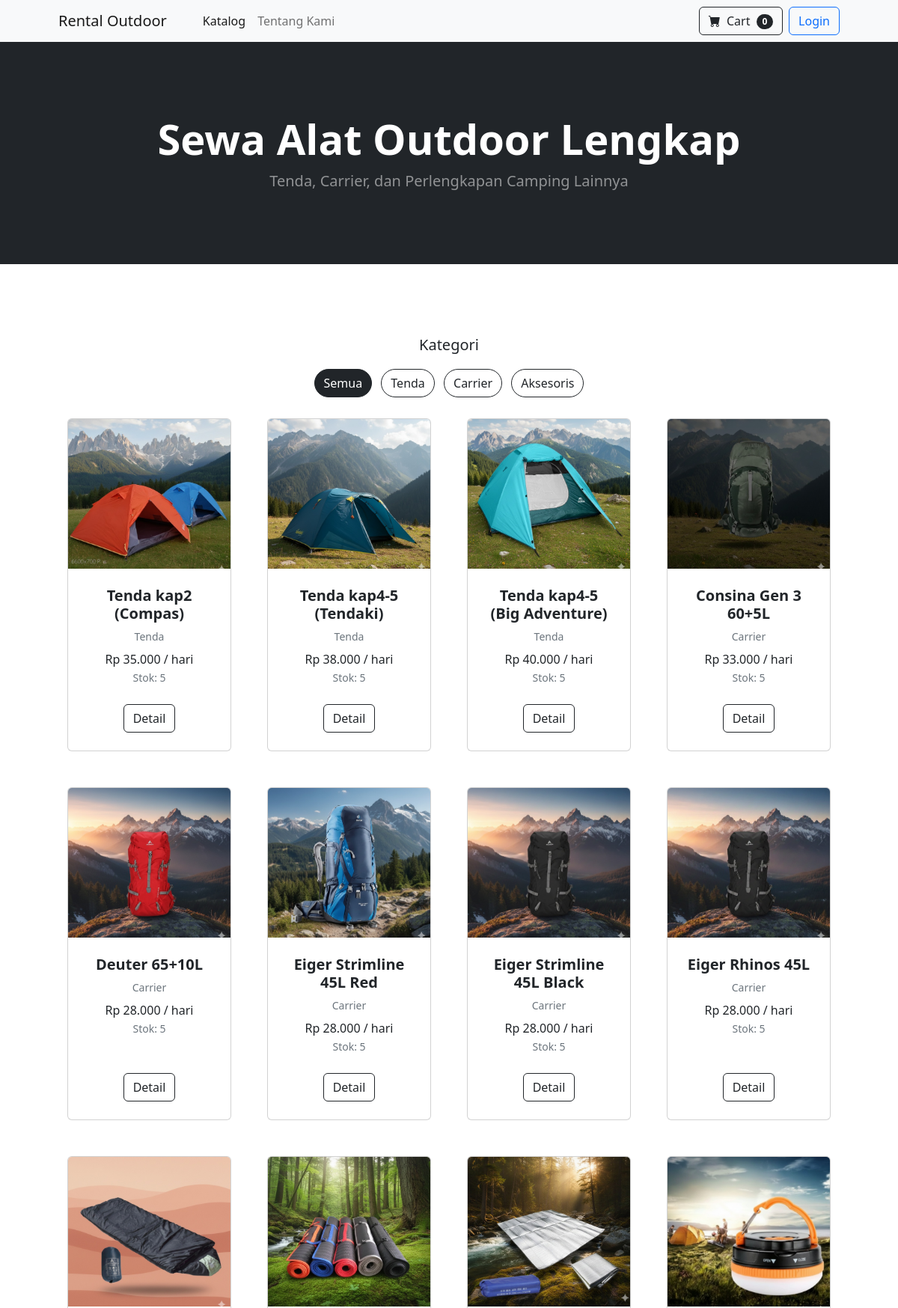
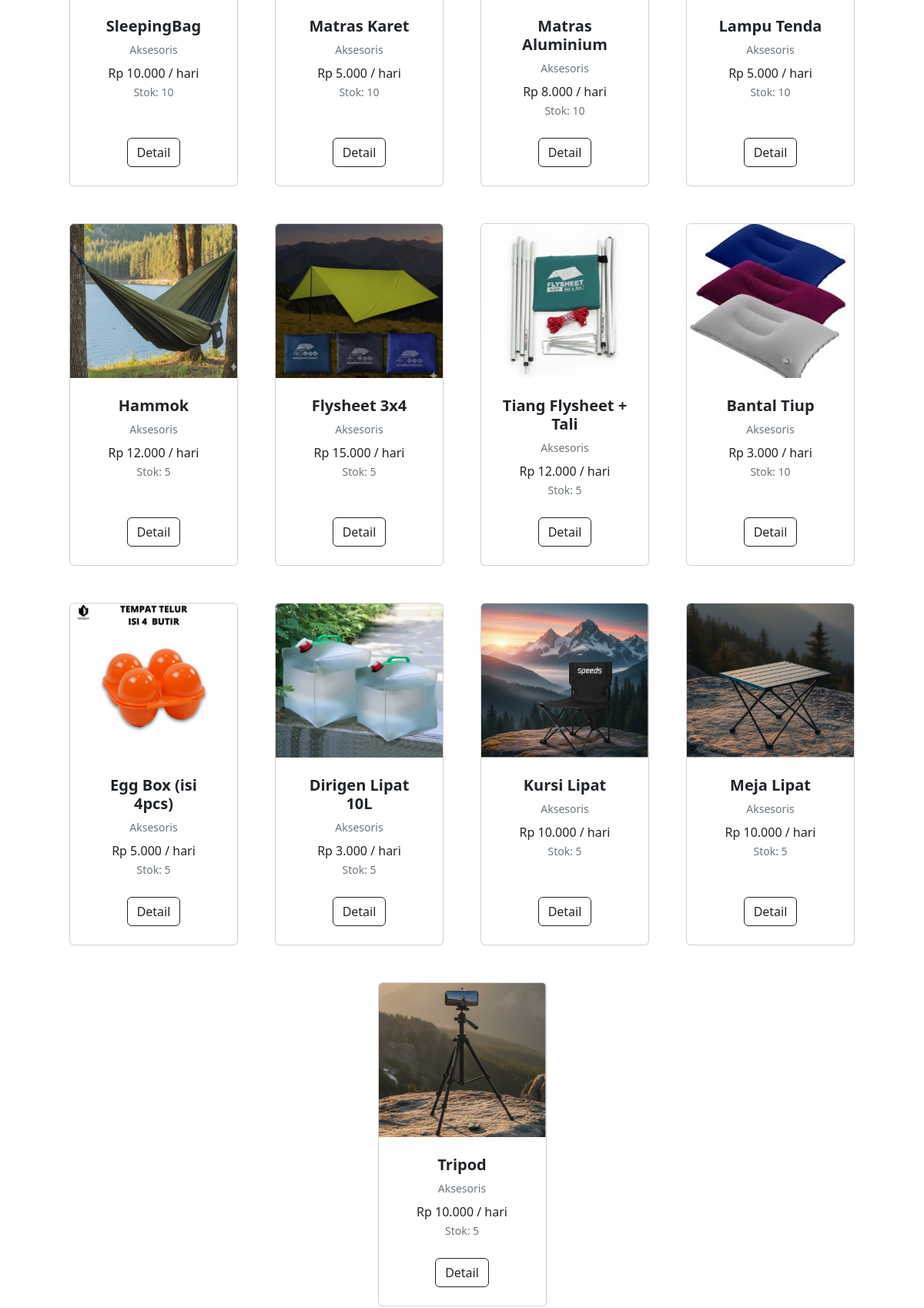
Page /ecommerce/index.php (upper part) on the committed database (2 pictures, top to bottom).
### tables this page shows
CREATE TABLE IF NOT EXISTS categories (
    id INT AUTO_INCREMENT PRIMARY KEY,
    name VARCHAR(100) NOT NULL,
    description TEXT
);

CREATE TABLE IF NOT EXISTS products (
    id INT AUTO_INCREMENT PRIMARY KEY,
    category_id INT NOT NULL,
    name VARCHAR(100) NOT NULL,
    description TEXT,
    price_per_day DECIMAL(10, 2) NOT NULL,
    stock INT NOT NULL DEFAULT 0,
    image VARCHAR(255),
    status ENUM('active', 'inactive') DEFAULT 'active',
    created_at TIMESTAMP DEFAULT CURRENT_TIMESTAMP,
    updated_at TIMESTAMP DEFAULT CURRENT_TIMESTAMP ON UPDATE CURRENT_TIMESTAMP,
    FOREIGN KEY (category_id) REFERENCES categories(id) ON DELETE CASCADE
);

### includes/auth.php (called while the page is built, shortened)
<?php
function is_logged_in() {
    return isset($_SESSION['user_id']);
}
?>

### public/ecommerce/index.php (the view, shortened to what this page needs)
<?php
require_once '../../config/db.php';
require_once '../../includes/auth.php';
$stmt_cat = $pdo->query("SELECT * FROM categories");
$categories = $stmt_cat->fetchAll();
$category_id = isset($_GET['category_id']) ? $_GET['category_id'] : null;
$sql = "SELECT p.*, c.name as category_name FROM products p JOIN categories c ON p.category_id = c.id WHERE p.status = 'active'";
$params = [];
$sql .= " ORDER BY p.created_at DESC";
$stmt = $pdo->prepare($sql);
$stmt->execute($params);
$products = $stmt->fetchAll();
require_once '../../includes/shop_header.php';
?>
<div class="container mt-4 mb-5">
    <div class="row justify-content-center mb-4">
        <div class="col-md-10 text-center">
            <h5 class="mb-3">Kategori</h5>
            <a href="index.php" class="btn btn-<?php echo !$category_id ? 'dark' : 'outline-dark'; ?> m-1 rounded-pill">Semua</a>
            <?php foreach ($categories as $cat): ?>
                <a href="index.php?category_id=<?php echo $cat['id']; ?>" class="btn btn-<?php echo $category_id == $cat['id'] ? 'dark' : 'outline-dark'; ?> m-1 rounded-pill">
                    <?php echo htmlspecialchars($cat['name']); ?>
                </a>
            <?php endforeach; ?>
        </div>
    </div>
    <div class="row gx-4 gx-lg-5 row-cols-2 row-cols-md-3 row-cols-xl-4 justify-content-center">
        <?php if (empty($products)): ?>
            <div class="col-12 text-center">
                <p class="text-muted">Tidak ada produk di kategori ini.</p>
            </div>
        <?php else: ?>
            <?php foreach ($products as $product): ?>
            <div class="col mb-5">
                <div class="card h-100">
                    <?php if ($product['image']): ?>
                        <img class="card-img-top" src="/project-web-s5/web-rental-outdor/public/assets/uploads/products/<?php echo $product['image']; ?>" alt="..." style="height: 200px; object-fit: cover;" />
                    <?php else: ?>
                        <img class="card-img-top" src="https://dummyimage.com/450x300/dee2e6/6c757d.jpg" alt="..." />
                    <?php endif; ?>
                    <div class="card-body p-4">
                        <div class="text-center">
                            <h5 class="fw-bolder"><?php echo htmlspecialchars($product['name']); ?></h5>
                            <div class="small text-muted mb-2"><?php echo htmlspecialchars($product['category_name']); ?></div>
                            Rp <?php echo number_format($product['price_per_day'], 0, ',', '.'); ?> / hari
                            <br>
                            <small class="text-muted">Stok: <?php echo $product['stock']; ?></small>
                        </div>
                    </div>
                    <div class="card-footer p-4 pt-0 border-top-0 bg-transparent">
                        <div class="text-center"><a class="btn btn-outline-dark mt-auto" href="product_detail.php?id=<?php echo $product['id']; ?>">Detail</a></div>
                    </div>
                </div>
            </div>
            <?php endforeach; ?>
        <?php endif; ?>
    </div>
</div>
<?php
require_once '../../includes/shop_footer.php';
?>

### includes/shop_header.php (shortened to what this page needs)
<!DOCTYPE html>
<html lang="en">
    <head>
        <link href="https://cdn.jsdelivr.net/npm/bootstrap-icons@1.5.0/font/bootstrap-icons.css" rel="stylesheet" />
        <link href="/project-web-s5/web-rental-outdor/public/assets/shop/css/styles.css" rel="stylesheet" />
    </head>
    <body>
        <nav class="navbar navbar-expand-lg navbar-light bg-light">
            <div class="container px-4 px-lg-5">
                <a class="navbar-brand" href="/project-web-s5/web-rental-outdor/public/ecommerce/index.php">Rental Outdoor</a>
                <div class="collapse navbar-collapse" id="navbarSupportedContent">
                    <ul class="navbar-nav me-auto mb-2 mb-lg-0 ms-lg-4">
                        <li class="nav-item"><a class="nav-link active" aria-current="page" href="/project-web-s5/web-rental-outdor/public/ecommerce/index.php">Katalog</a></li>
                        <li class="nav-item"><a class="nav-link" href="#!">Tentang Kami</a></li>
                    </ul>
                    <div class="d-flex">
                        <a class="btn btn-outline-dark me-2" href="/project-web-s5/web-rental-outdor/public/ecommerce/cart.php">
                            <i class="bi-cart-fill me-1"></i>
                            Cart
                            <span class="badge bg-dark text-white ms-1 rounded-pill">
                                <?php echo isset($_SESSION['cart']) ? count($_SESSION['cart']) : 0; ?>
                            </span>
                        </a>
                        <?php if (is_logged_in()): ?>
                            <div class="dropdown">
                                <button class="btn btn-outline-dark dropdown-toggle" type="button" id="dropdownMenuButton1" data-bs-toggle="dropdown" aria-expanded="false">
                                    <?php echo current_user_name(); ?>
                                </button>
                                <ul class="dropdown-menu" aria-labelledby="dropdownMenuButton1">
                                    <li><a class="dropdown-item" href="/project-web-s5/web-rental-outdor/public/logout.php">Logout</a></li>
                                </ul>
                            </div>
                        <?php else: ?>
                            <a href="/project-web-s5/web-rental-outdor/public/login.php" class="btn btn-outline-primary">Login</a>
                        <?php endif; ?>
                    </div>
                </div>
            </div>
        </nav>
        <header class="bg-dark py-5">
            <div class="container px-4 px-lg-5 my-5">
                <div class="text-center text-white">
                    <h1 class="display-4 fw-bolder">Sewa Alat Outdoor Lengkap</h1>
                    <p class="lead fw-normal text-white-50 mb-0">Tenda, Carrier, dan Perlengkapan Camping Lainnya</p>
                </div>
            </div>
        </header>
        <section class="py-5">
            <div class="container px-4 px-lg-5 mt-5">

### includes/shop_footer.php (shortened to what this page needs)
            </div>
        </section>
    </body>
</html>

### rows in the picture
categories: name "Tenda"
categories: name "Carrier"
categories: name "Aksesoris"
products: image (picture), name "Tenda kap2 (Compas)", category.name "Tenda", price_per_day "35.000", stock "5"
products: image (picture), name "Tenda kap4-5 (Tendaki)", category.name "Tenda", price_per_day "38.000", stock "5"
products: image (picture), name "Tenda kap4-5 (Big Adventure)", category.name "Tenda", price_per_day "40.000", stock "5"
products: image (picture), name "Consina Gen 3 60+5L", category.name "Carrier", price_per_day "33.000", stock "5"
products: image (picture), name "Deuter 65+10L", category.name "Carrier", price_per_day "28.000", stock "5"
products: image (picture), name "Eiger Strimline 45L Red", category.name "Carrier", price_per_day "28.000", stock "5"
products: image (picture), name "Eiger Strimline 45L Black", category.name "Carrier", price_per_day "28.000", stock "5"
products: image (picture), name "Eiger Rhinos 45L", category.name "Carrier", price_per_day "28.000", stock "5"
products: image (picture), name "SleepingBag", category.name "Aksesoris", price_per_day "10.000", stock "10"
products: image (picture), name "Matras Karet", category.name "Aksesoris", price_per_day "5.000", stock "10"
products: image (picture), name "Matras Aluminium", category.name "Aksesoris", price_per_day "8.000", stock "10"
products: image (picture), name "Lampu Tenda", category.name "Aksesoris", price_per_day "5.000", stock "10"
products: image (picture), name "Hammok", category.name "Aksesoris", price_per_day "12.000", stock "5"
products: image (picture), name "Flysheet 3x4", category.name "Aksesoris", price_per_day "15.000", stock "5"
products: image (picture), name "Tiang Flysheet + Tali", category.name "Aksesoris", price_per_day "12.000", stock "5"
products: image (picture), name "Bantal Tiup", category.name "Aksesoris", price_per_day "3.000", stock "10"
products: image (picture), name "Egg Box (isi 4pcs)", category.name "Aksesoris", price_per_day "5.000", stock "5"
products: image (picture), name "Dirigen Lipat 10L", category.name "Aksesoris", price_per_day "3.000", stock "5"
products: image (picture), name "Kursi Lipat", category.name "Aksesoris", price_per_day "10.000", stock "5"
products: image (picture), name "Meja Lipat", category.name "Aksesoris", price_per_day "10.000", stock "5"
products: image (picture), name "Tripod", category.name "Aksesoris", price_per_day "10.000", stock "5"
